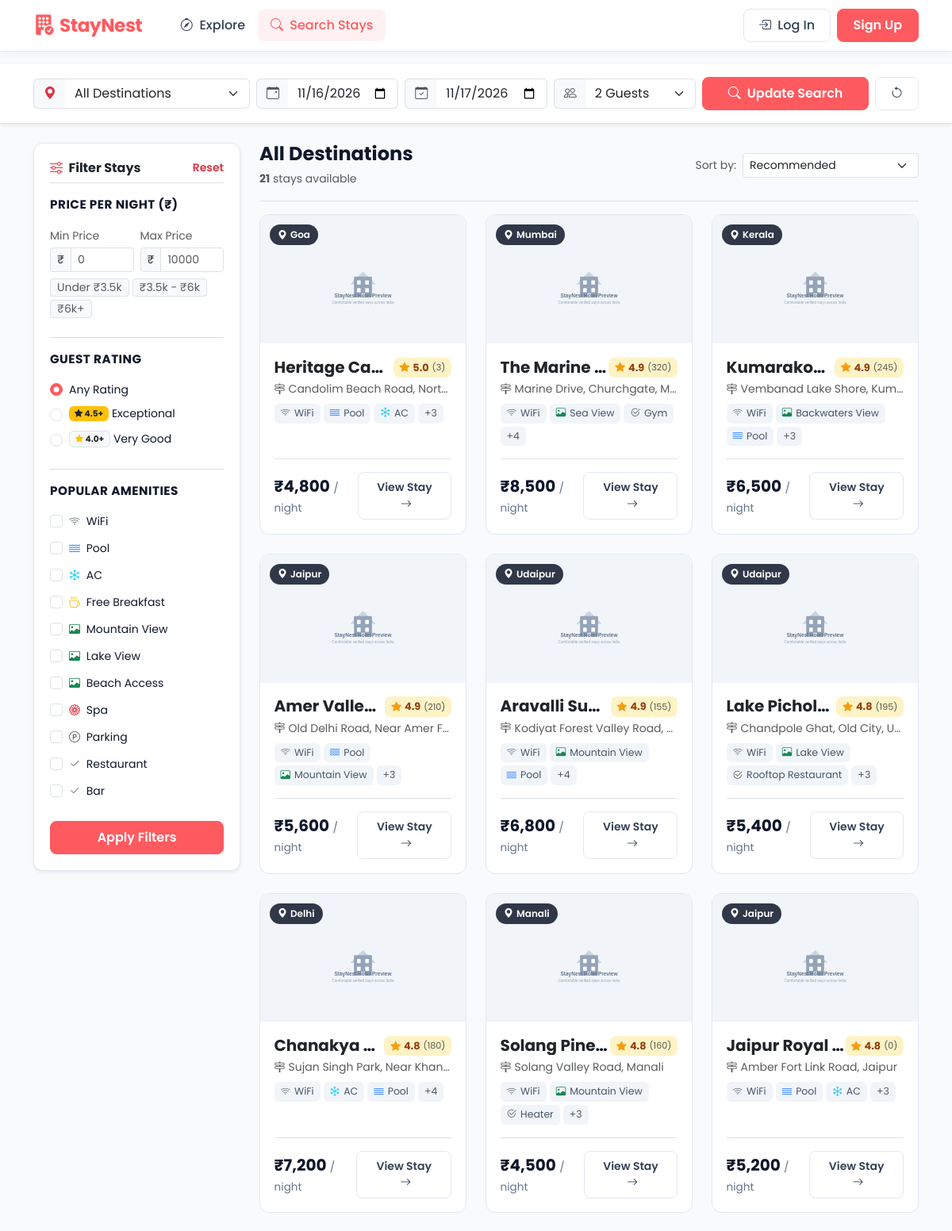
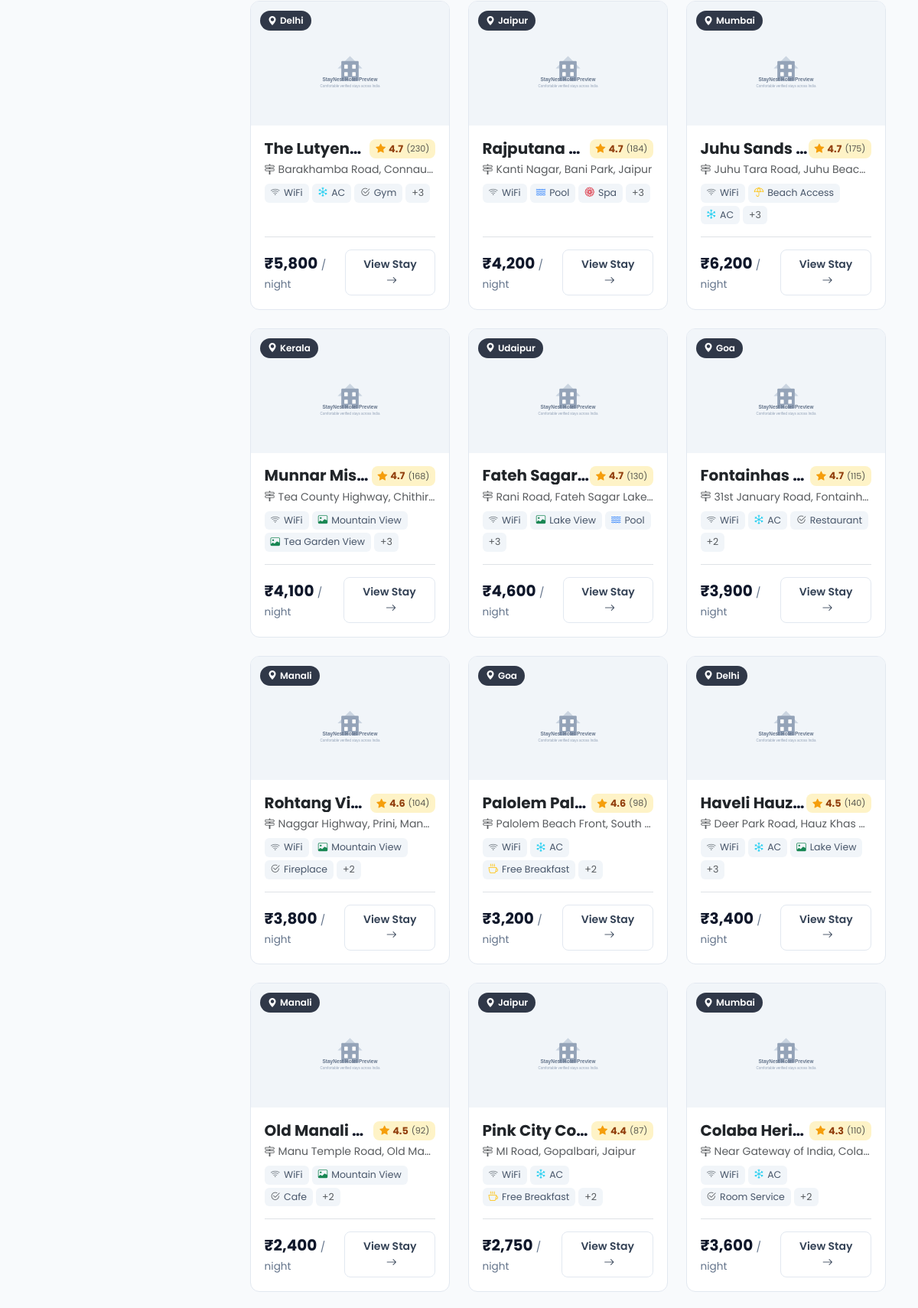
Screenshot of /search (upper part) with the database file from the repository (2 pictures, top to bottom).
### tables this page shows
CREATE TABLE hotels (
            id INTEGER PRIMARY KEY AUTOINCREMENT,
            name TEXT NOT NULL,
            city TEXT NOT NULL,
            address TEXT NOT NULL,
            description TEXT NOT NULL,
            price_per_night INTEGER NOT NULL,
            rating REAL NOT NULL,
            review_count INTEGER DEFAULT 0,
            amenities TEXT NOT NULL,
            image_main TEXT NOT NULL,
            images_extra TEXT NOT NULL,
            created_at TIMESTAMP DEFAULT CURRENT_TIMESTAMP
        );

### app.py (the view, shortened to what this page needs)
@app.route('/search')
def search():
    city = request.args.get('city', '').strip()
    check_in = request.args.get('check_in', '').strip()
    check_out = request.args.get('check_out', '').strip()
    guests = request.args.get('guests', '2').strip()
    min_price = request.args.get('min_price', '').strip()
    max_price = request.args.get('max_price', '').strip()
    min_rating = request.args.get('min_rating', '').strip()
    selected_amenities = request.args.getlist('amenity')
    sort = request.args.get('sort', 'recommended').strip()
    conn = get_db()
    query = 'SELECT * FROM hotels WHERE 1=1'
    params = []
    if city:
        query += ' AND LOWER(city) = LOWER(?)'
        params.append(city)
    if min_price and min_price.isdigit():
        query += ' AND price_per_night >= ?'
        params.append(int(min_price))
    if max_price and max_price.isdigit():
        query += ' AND price_per_night <= ?'
        params.append(int(max_price))
    for am in selected_amenities:
        if am.strip():
            query += ' AND amenities LIKE ?'
            params.append(f'%{am.strip()}%')
    if sort == 'price_low':
        query += ' ORDER BY price_per_night ASC'
    elif sort == 'price_high':
        query += ' ORDER BY price_per_night DESC'
    elif sort == 'rating_high':
        query += ' ORDER BY rating DESC, review_count DESC'
    else:
        query += ' ORDER BY rating DESC, review_count DESC'
    hotels = conn.execute(query, params).fetchall()
    cities = conn.execute('SELECT DISTINCT city FROM hotels ORDER BY city ASC').fetchall()
    available_amenities = [
        'WiFi', 'Pool', 'AC', 'Free Breakfast',
        'Mountain View', 'Lake View', 'Beach Access',
        'Spa', 'Parking', 'Restaurant', 'Bar'
    ]
    conn.close()
    return render_template(
        'search.html',
        hotels=hotels,
        cities=cities,
        city=city,
        check_in=check_in,
        check_out=check_out,
        guests=guests,
        min_price=min_price,
        max_price=max_price,
        min_rating=min_rating,
        selected_amenities=selected_amenities,
        available_amenities=available_amenities,
        sort=sort
    )

### templates/search.html (shortened to what this page needs)
{% extends 'base.html' %}
{% block content %}
<div class="bg-white border-bottom py-3 shadow-sm">
  <div class="container">
    <form action="{{ url_for('search') }}" method="GET" id="topSearchForm">
      <div class="row g-2 align-items-center">
        <div class="col-lg-3 col-md-4">
          <div class="input-group">
            <span class="input-group-text bg-light border-end-0 text-danger"><i class="bi bi-geo-alt-fill"></i></span>
            <select name="city" class="form-select border-start-0" id="searchCity">
              <option value="">All Destinations</option>
            </select>
          </div>
        </div>
        <div class="col-lg-2 col-md-3 col-6">
          <div class="input-group">
            <span class="input-group-text bg-light border-end-0 text-muted"><i class="bi bi-calendar-event"></i></span>
            <input type="date" name="check_in" id="searchCheckIn" value="{{ check_in }}" class="form-control border-start-0" placeholder="Check-in">
          </div>
        </div>
        <div class="col-lg-2 col-md-3 col-6">
          <div class="input-group">
            <span class="input-group-text bg-light border-end-0 text-muted"><i class="bi bi-calendar-check"></i></span>
            <input type="date" name="check_out" id="searchCheckOut" value="{{ check_out }}" class="form-control border-start-0" placeholder="Check-out">
          </div>
        </div>
        <div class="col-lg-2 col-md-2">
          <div class="input-group">
            <span class="input-group-text bg-light border-end-0 text-muted"><i class="bi bi-people"></i></span>
            <select name="guests" class="form-select border-start-0">
              <option value="2" {% if guests == '2' or not guests %}selected{% endif %}>2 Guests</option>
            </select>
          </div>
        </div>
        <div class="col-lg-3 col-md-12 d-flex gap-2">
          <button type="submit" class="btn btn-primary-staynest flex-grow-1">
            <i class="bi bi-search me-1"></i> Update Search
          </button>
          <a href="{{ url_for('search') }}" class="btn btn-outline-staynest" title="Clear All Search Criteria">
            <i class="bi bi-arrow-counterclockwise"></i>
          </a>
        </div>
      </div>
    </form>
  </div>
</div>
<div class="container py-4">
  <div class="row g-4">
    <div class="col-lg-3 col-md-4">
      <div class="filter-box shadow-sm mb-4">
        <form action="{{ url_for('search') }}" method="GET" id="filterSidebarForm">
          <div class="d-flex justify-content-between align-items-center pb-2 mb-3 border-bottom">
            <h6 class="fw-bold mb-0 text-dark">
              <i class="bi bi-sliders text-danger me-1"></i> Filter Stays
            </h6>
            <a href="{{ url_for('search', city=city, check_in=check_in, check_out=check_out, guests=guests) }}" class="small text-danger text-decoration-none fw-semibold">
              Reset
            </a>
          </div>
          <div class="mb-4">
            <div class="filter-title">Price Per Night (₹)</div>
            <div class="row g-2 mb-2">
              <div class="col-6">
                <label class="small text-muted mb-1">Min Price</label>
                <div class="input-group input-group-sm">
                  <span class="input-group-text bg-light">₹</span>
                  <input type="number" name="min_price" class="form-control" placeholder="0" value="{{ min_price }}" min="0" step="500">
                </div>
              </div>
              <div class="col-6">
                <label class="small text-muted mb-1">Max Price</label>
                <div class="input-group input-group-sm">
                  <span class="input-group-text bg-light">₹</span>
                  <input type="number" name="max_price" class="form-control" placeholder="10000" value="{{ max_price }}" min="0" step="500">
                </div>
              </div>
            </div>
            <div class="d-flex flex-wrap gap-1 mt-2">
              <button type="button" class="btn btn-sm btn-light border py-0 px-2 text-muted small" onclick="setPrice(0, 3500)">Under ₹3.5k</button>
              <button type="button" class="btn btn-sm btn-light border py-0 px-2 text-muted small" onclick="setPrice(3500, 6000)">₹3.5k - ₹6k</button>
              <button type="button" class="btn btn-sm btn-light border py-0 px-2 text-muted small" onclick="setPrice(6000, 10000)">₹6k+</button>
            </div>
          </div>
          <hr class="border-secondary opacity-25">
          <div class="mb-4">
            <div class="filter-title">Guest Rating</div>
            <div class="form-check mb-2">
              <input class="form-check-input" type="radio" name="min_rating" id="ratingAny" value="" {% if not min_rating %}checked{% endif %}>
              <label class="form-check-label small" for="ratingAny">
                Any Rating
              </label>
            </div>
            <div class="form-check mb-2">
              <input class="form-check-input" type="radio" name="min_rating" id="rating45" value="4.5" {% if min_rating == '4.5' %}checked{% endif %}>
              <label class="form-check-label small d-flex align-items-center gap-1" for="rating45">
                <span class="badge bg-warning text-dark"><i class="bi bi-star-fill"></i> 4.5+</span>
                <span>Exceptional</span>
              </label>
            </div>
            <div class="form-check mb-2">
              <input class="form-check-input" type="radio" name="min_rating" id="rating40" value="4.0" {% if min_rating == '4.0' %}checked{% endif %}>
              <label class="form-check-label small d-flex align-items-center gap-1" for="rating40">
                <span class="badge bg-light text-dark border"><i class="bi bi-star-fill text-warning"></i> 4.0+</span>
                <span>Very Good</span>
              </label>
            </div>
          </div>
          <hr class="border-secondary opacity-25">
          <div class="mb-4">
            <div class="filter-title">Popular Amenities</div>
            <div class="d-flex flex-column gap-2">
              {% for amenity in available_amenities %}
                <div class="form-check">
                  <input class="form-check-input" type="checkbox" name="amenity" value="{{ amenity }}" id="amenity_{{ loop.index }}"
                         {% if amenity in selected_amenities %}checked{% endif %}>
                  <label class="form-check-label small" for="amenity_{{ loop.index }}">
                    {% if amenity == 'WiFi' %}
                      <i class="bi bi-wifi text-secondary me-1"></i>
                    {% elif amenity == 'Pool' %}
                      <i class="bi bi-water text-primary me-1"></i>
                    {% elif amenity == 'AC' %}
                      <i class="bi bi-snow text-info me-1"></i>
                    {% elif amenity == 'Free Breakfast' %}
                      <i class="bi bi-cup-hot text-warning me-1"></i>
                    {% elif 'Mountain' in amenity or 'Lake' in amenity or 'Beach' in amenity %}
                      <i class="bi bi-image text-success me-1"></i>
                    {% elif amenity == 'Spa' %}
                      <i class="bi bi-flower1 text-danger me-1"></i>
                    {% elif amenity == 'Parking' %}
                      <i class="bi bi-p-circle text-muted me-1"></i>
                    {% else %}
                      <i class="bi bi-check2 text-secondary me-1"></i>
                    {% endif %}
                    {{ amenity }}
                  </label>
                </div>
              {% endfor %}
            </div>
          </div>
          <button type="submit" class="btn btn-primary-staynest w-100">
            Apply Filters
          </button>
        </form>
      </div>
    </div>
    <div class="col-lg-9 col-md-8">
      <div class="d-flex flex-column flex-sm-row justify-content-between align-items-sm-center pb-3 mb-3 border-bottom gap-2">
        <div>
          <h4 class="fw-bold mb-1">
            {% if city %}
              Stays in {{ city }}
            {% else %}
              All Destinations
            {% endif %}
          </h4>
          <span class="text-muted small">
            <strong>{{ hotels|length }}</strong> stay{{ 's' if hotels|length != 1 else '' }} available
          </span>
        </div>
        <div class="d-flex align-items-center gap-2">
          <label class="small text-muted text-nowrap" for="sortSelect">Sort by:</label>
          <select class="form-select form-select-sm" id="sortSelect" style="width: auto; min-width: 170px;" onchange="applySorting(this.value)">
            <option value="recommended" {% if sort == 'recommended' %}selected{% endif %}>Recommended</option>
          </select>
        </div>
      </div>
      {% if hotels %}
        <div class="row row-cols-1 row-cols-md-2 row-cols-xl-3 g-4">
          {% for hotel in hotels %}
          <div class="col">
            <div class="hotel-card">
              <div class="hotel-card-img-wrap">
                <a href="{{ url_for('hotel_detail', hotel_id=hotel['id'], check_in=check_in, check_out=check_out, guests=guests) }}">
                  <img src="{{ hotel['image_main'] }}"
                       alt="{{ hotel['name'] }}"
                       class="hotel-card-img"
                       loading="lazy"
                       onerror="this.onerror=null;this.src='/static/images/hotel_placeholder.svg';">
                </a>
                <span class="hotel-city-badge">
                  <i class="bi bi-geo-alt-fill me-1"></i>{{ hotel['city'] }}
                </span>
              </div>
              <div class="hotel-card-body">
                <div class="d-flex justify-content-between align-items-start mb-1">
                  <h5 class="fw-bold mb-0 text-truncate" style="max-width: 72%;">
                    <a href="{{ url_for('hotel_detail', hotel_id=hotel['id'], check_in=check_in, check_out=check_out, guests=guests) }}" class="text-dark text-decoration-none">
                      {{ hotel['name'] }}
                    </a>
                  </h5>
                  <div class="hotel-rating-badge">
                    <i class="bi bi-star-fill rating-star"></i>
                    <span>{{ "%.1f"|format(hotel['rating']) }}</span>
                    <span class="text-muted fw-normal small">({{ hotel['review_count'] }})</span>
                  </div>
                </div>
                <p class="text-muted small mb-2 text-truncate">
                  <i class="bi bi-signpost-2 me-1"></i>{{ hotel['address'] }}
                </p>
                <div class="d-flex flex-wrap gap-1 mb-3">
                  {% for amenity in hotel['amenities'].split(',')[:3] %}
                    <span class="amenity-tag">
                      {% if 'WiFi' in amenity %}
                        <i class="bi bi-wifi text-secondary"></i>
                      {% elif 'Pool' in amenity %}
                        <i class="bi bi-water text-primary"></i>
                      {% elif 'AC' in amenity %}
                        <i class="bi bi-snow text-info"></i>
                      {% elif 'Breakfast' in amenity %}
                        <i class="bi bi-cup-hot text-warning"></i>
                      {% elif 'Mountain' in amenity or 'View' in amenity %}
                        <i class="bi bi-image text-success"></i>
                      {% elif 'Beach' in amenity %}
                        <i class="bi bi-umbrella text-warning"></i>
                      {% elif 'Spa' in amenity %}
                        <i class="bi bi-flower1 text-danger"></i>
                      {% else %}
                        <i class="bi bi-check2-circle text-muted"></i>
                      {% endif %}
                      {{ amenity.strip() }}
                    </span>
                  {% endfor %}
                  {% if hotel['amenities'].split(',')|length > 3 %}
                    <span class="amenity-tag text-muted">
                      +{{ hotel['amenities'].split(',')|length - 3 }}
                    </span>
                  {% endif %}
                </div>
                <div class="mt-auto d-flex justify-content-between align-items-center pt-3 border-top">
                  <div>
                    <span class="hotel-price-text">₹{{ "{:,}".format(hotel['price_per_night']) }}</span>
                    <span class="hotel-price-period">/ night</span>
                  </div>
                  <a href="{{ url_for('hotel_detail', hotel_id=hotel['id'], check_in=check_in, check_out=check_out, guests=guests) }}" class="btn btn-sm btn-outline-staynest fw-semibold">
                    View Stay <i class="bi bi-arrow-right ms-1"></i>
                  </a>
                </div>
              </div>
            </div>
          </div>
          {% endfor %}
        </div>
      {% endif %}
    </div>
  </div>
</div>
{% endblock %}

### rows the page displays
hotels: city "Goa", name "Heritage Ca…", rating "5.0", review_count "3", address "Candolim Beach Road, Nort…", strip "WiFi" "Pool" "AC", amenities.split|length "3", price_per_night "4,800"
hotels: city "Mumbai", name "The Marine…", rating "4.9", review_count "320", address "Marine Drive, Churchgate, M…", strip "WiFi" "Sea View" "Gym", amenities.split|length "4", price_per_night "8,500"
hotels: city "Kerala", name "Kumarako…", rating "4.9", review_count "245", address "Vembanad Lake Shore, Kum…", strip "WiFi" "Backwaters View" "Pool", amenities.split|length "3", price_per_night "6,500"
hotels: city "Jaipur", name "Amer Valle…", rating "4.9", review_count "210", address "Old Delhi Road, Near Amer F…", strip "WiFi" "Pool" "Mountain View", amenities.split|length "3", price_per_night "5,600"
hotels: city "Udaipur", name "Aravalli Su…", rating "4.9", review_count "155", address "Kodiyat Forest Valley Road,…", strip "WiFi" "Mountain View" "Pool", amenities.split|length "4", price_per_night "6,800"
hotels: city "Udaipur", name "Lake Pichol…", rating "4.8", review_count "195", address "Chandpole Ghat, Old City, U…", strip "WiFi" "Lake View" "Rooftop Restaurant", amenities.split|length "3", price_per_night "5,400"
hotels: city "Delhi", name "Chanakya…", rating "4.8", review_count "180", address "Sujan Singh Park, Near Khan…", strip "WiFi" "AC" "Pool", amenities.split|length "4", price_per_night "7,200"
hotels: city "Manali", name "Solang Pine…", rating "4.8", review_count "160", address "Solang Valley Road, Manali", strip "WiFi" "Mountain View" "Heater", amenities.split|length "3", price_per_night "4,500"
hotels: city "Jaipur", name "Jaipur Royal…", rating "4.8", review_count "0", address "Amber Fort Link Road, Jaipur", strip "WiFi" "Pool" "AC", amenities.split|length "3", price_per_night "5,200"
hotels: city "Delhi", name "The Lutyens…", rating "4.7", review_count "230", address "Barakhamba Road, Connau…", strip "WiFi" "AC" "Gym", amenities.split|length "3", price_per_night "5,800"
hotels: city "Jaipur", name "Rajputana…", rating "4.7", review_count "184", address "Kanti Nagar, Bani Park, Jaipur", strip "WiFi" "Pool" "Spa", amenities.split|length "3", price_per_night "4,200"
hotels: city "Mumbai", name "Juhu Sands…", rating "4.7", review_count "175", address "Juhu Tara Road, Juhu Beac…", strip "WiFi" "Beach Access" "AC", amenities.split|length "3", price_per_night "6,200"
hotels: city "Kerala", name "Munnar Mis…", rating "4.7", review_count "168", address "Tea County Highway, Chithir…", strip "WiFi" "Mountain View" "Tea Garden View", amenities.split|length "3", price_per_night "4,100"
hotels: city "Udaipur", name "Fateh Sagar…", rating "4.7", review_count "130", address "Rani Road, Fateh Sagar Lake…", strip "WiFi" "Lake View" "Pool", amenities.split|length "3", price_per_night "4,600"
hotels: city "Goa", name "Fontainhas…", rating "4.7", review_count "115", address "31st January Road, Fontainh…", strip "WiFi" "AC" "Restaurant", amenities.split|length "2", price_per_night "3,900"
hotels: city "Manali", name "Rohtang Vi…", rating "4.6", review_count "104", address "Naggar Highway, Prini, Manali", strip "WiFi" "Mountain View" "Fireplace", amenities.split|length "2", price_per_night "3,800"
hotels: city "Goa", name "Palolem Pal…", rating "4.6", review_count "98", address "Palolem Beach Front, South…", strip "WiFi" "AC" "Free Breakfast", amenities.split|length "2", price_per_night "3,200"
hotels: city "Delhi", name "Haveli Hauz…", rating "4.5", review_count "140", address "Deer Park Road, Hauz Khas…", strip "WiFi" "AC" "Lake View", amenities.split|length "3", price_per_night "3,400"
hotels: city "Manali", name "Old Manali…", rating "4.5", review_count "92", address "Manu Temple Road, Old Ma…", strip "WiFi" "Mountain View" "Cafe", amenities.split|length "2", price_per_night "2,400"
hotels: city "Jaipur", name "Pink City Co…", rating "4.4", review_count "87", address "MI Road, Gopalbari, Jaipur", strip "WiFi" "AC" "Free Breakfast", amenities.split|length "2", price_per_night "2,750"
hotels: city "Mumbai", name "Colaba Heri…", rating "4.3", review_count "110", address "Near Gateway of India, Cola…", strip "WiFi" "AC" "Room Service", amenities.split|length "2", price_per_night "3,600"

### other values shown
{{ amenity }} "WiFi" "Pool" "AC" "Free Breakfast" "Mountain View" "Lake View" "Beach Access" "Spa" "Parking" "Restaurant" "Bar"
{{ hotels|length }} "21"
{{ 's' if hotels|length != 1 else '' }} "s"
